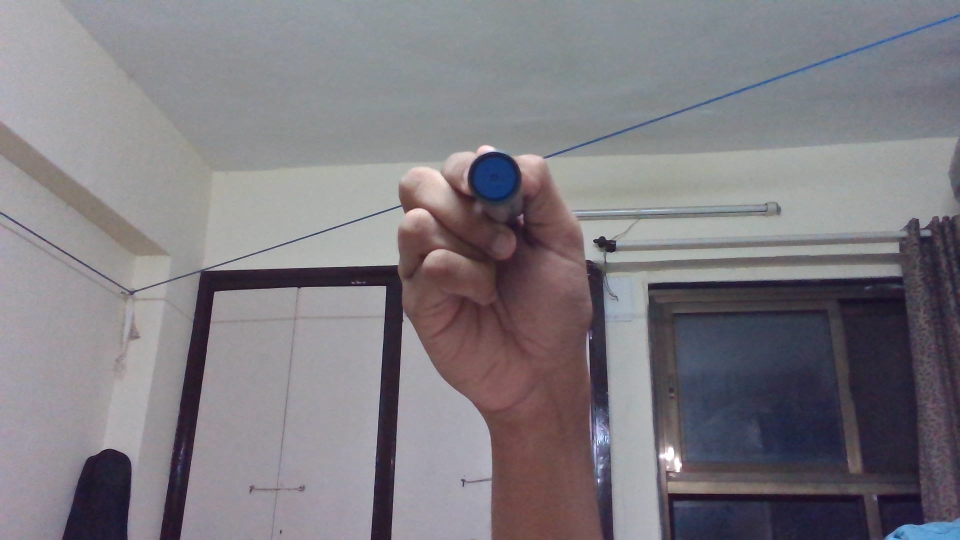
#> input picture 3_VirtualPen/Pen_Sample.jpg, 1920 x 1080 px, given in place of the camera (shown at 1/2 size)
$ python color_range_detector.py
#> lines starting #> are read from the running program, lines starting #| are printed output that depends on the picture; after the words box and inside, x2 and y2 are one past the last pixel; in counts of white or black regions, pixels touching at a corner belong together
import cv2
from collections import deque
import numpy as np
import sys


s = 0

def nothing(x):
    pass

source = cv2.VideoCapture(s)
if not source.isOpened():
    print('Cannot Open Video')
    exit()

win_name = 'Color Range TrackBars'
cv2.namedWindow(win_name, cv2.WINDOW_NORMAL)

#A required callback function required in the createTrackbar method

#We will find the color range of our pen
#For that we will create 6 trackbars that will control the lower and upper range  of Hue, Saturation, Vue
cv2.createTrackbar("Lower H", win_name, 0, 179, nothing)
#> slider 'Lower H' is set to 35
cv2.createTrackbar("Lower S", win_name, 0, 255, nothing)
#> slider 'Lower S' is set to 51
cv2.createTrackbar("Lower V", win_name, 0, 255, nothing)
#> slider 'Lower V' is set to 51
cv2.createTrackbar("Upper H", win_name, 179, 179, nothing)
cv2.createTrackbar("Upper S", win_name, 255, 255, nothing)
cv2.createTrackbar("Upper V", win_name, 255, 255, nothing)

while True:
    has_frame, frame = source.read()
#> frame is the input picture: shape (1080, 1920, 3); mean B, G, R 129.3, 123.4, 126.9
    if not has_frame:
        break

    frame = cv2.flip(frame, 1)
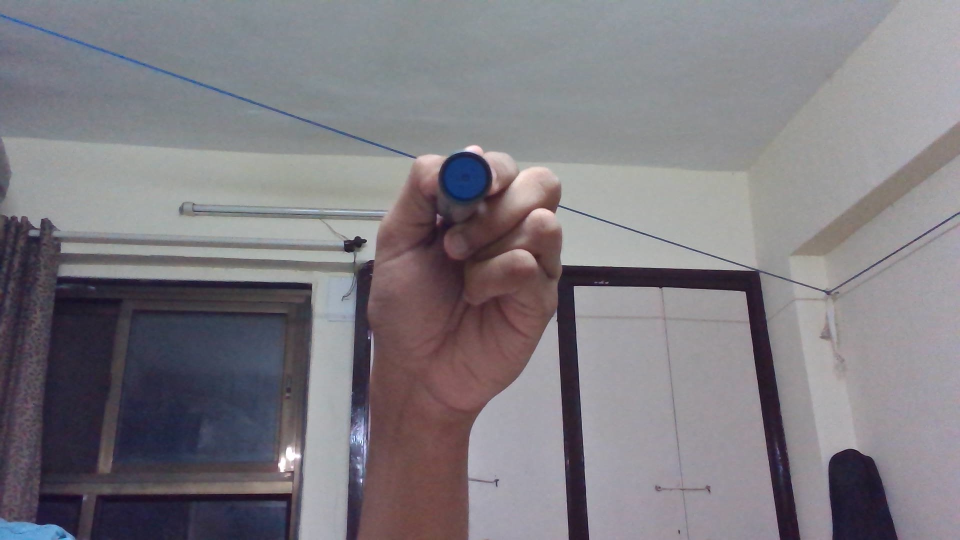
#> frame: shape (1080, 1920, 3) (shown at 1/2 size); mean B, G, R 129.3, 123.4, 126.9

    blurred = cv2.GaussianBlur(frame, (11, 11), 0)  #experiment with parameters
    #convert BGR to HSV color space
    hsv = cv2.cvtColor(blurred, cv2.COLOR_BGR2HSV)
#> hsv: shape (1080, 1920, 3); mean H, S, V 106.1, 31.5, 133.5

    l_h = cv2.getTrackbarPos("Lower H", win_name)
    l_s = cv2.getTrackbarPos("Lower S", win_name)
    l_v = cv2.getTrackbarPos("Lower V", win_name)
    u_h = cv2.getTrackbarPos("Upper H", win_name)
    u_s = cv2.getTrackbarPos("Upper S", win_name)
    u_v = cv2.getTrackbarPos("Upper V", win_name)

    pen_color_low = np.array([l_h, l_s, l_v])
    pen_color_high = np.array([u_h, u_s, u_v])

    mask = cv2.inRange(hsv, pen_color_low, pen_color_high)
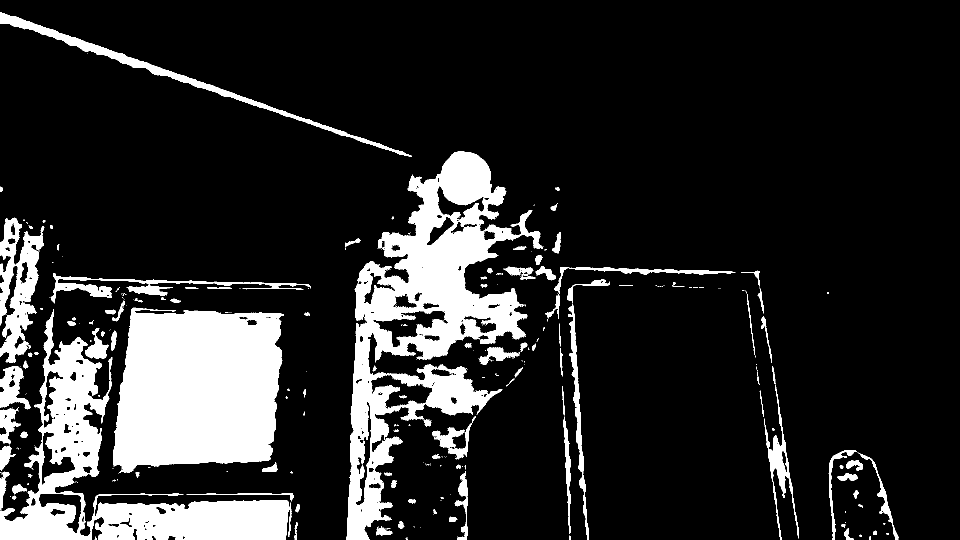
#> mask: shape (1080, 1920) (shown at 1/2 size); 15.5% white; 324 white regions (217 under 20 px), largest, box (x1, y1, x2, y2) and area: (693, 303, 1086, 1080) 99311, (226, 615, 568, 946) 93828, (0, 618, 583, 1080) 64744
    # Perform the morphological operations to get rid of the noise.
    # Erosion Eats away the white part while dilation expands it.
    mask = cv2.erode(mask,None,iterations = 2)
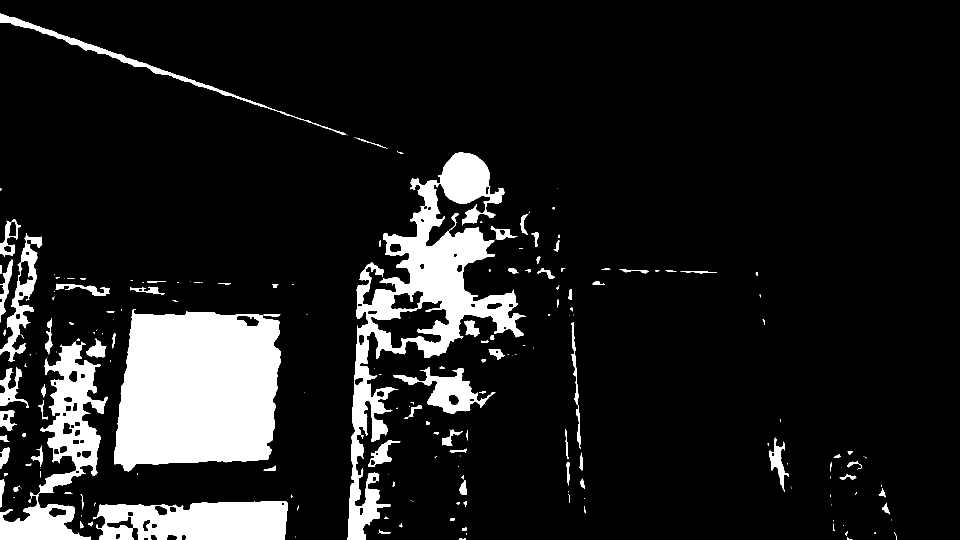
#> mask: shape (1080, 1920) (shown at 1/2 size); 11.6% white; 210 white regions (99 under 20 px), largest, box (x1, y1, x2, y2) and area: (228, 618, 562, 943) 89927, (695, 305, 1052, 1080) 63748, (186, 1002, 576, 1080) 24537
    mask = cv2.dilate(mask,None,iterations = 2)
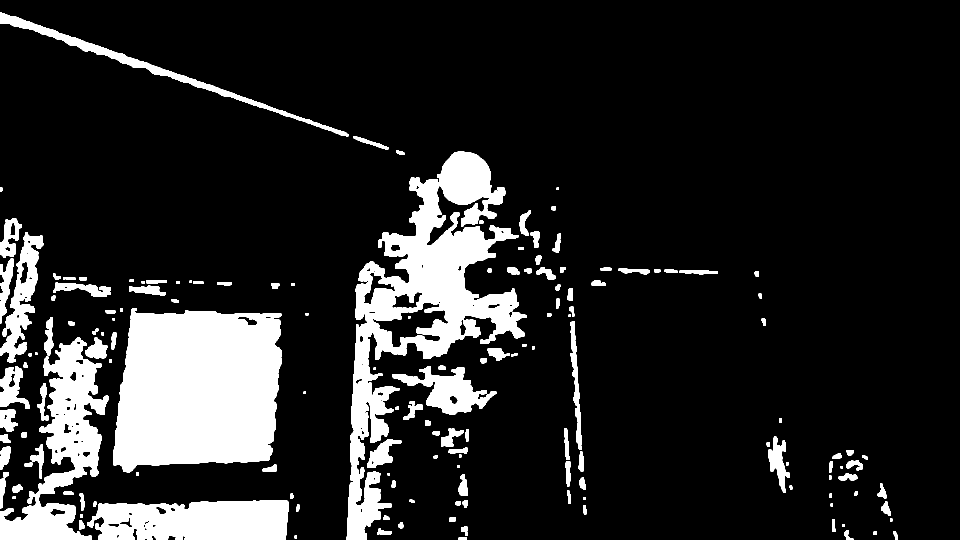
#> mask: shape (1080, 1920) (shown at 1/2 size); 14.5% white; 164 white regions, largest, box (x1, y1, x2, y2) and area: (226, 616, 564, 945) 93441, (693, 303, 1054, 1080) 82354, (0, 675, 218, 1080) 32279

    col_mask = cv2.cvtColor(mask, cv2.COLOR_GRAY2BGR)

    stacked = np.hstack((col_mask, frame))
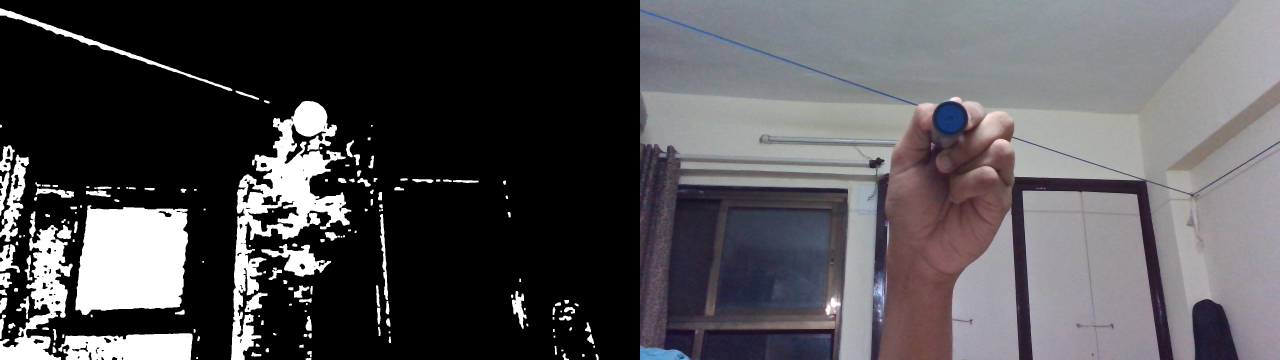
#> stacked: shape (1080, 3840, 3) (shown at 1/3 size); mean B, G, R 83.2, 80.3, 82

    cv2.imshow(win_name, cv2.resize(stacked, None, fx = 0.8, fy = 0.8))
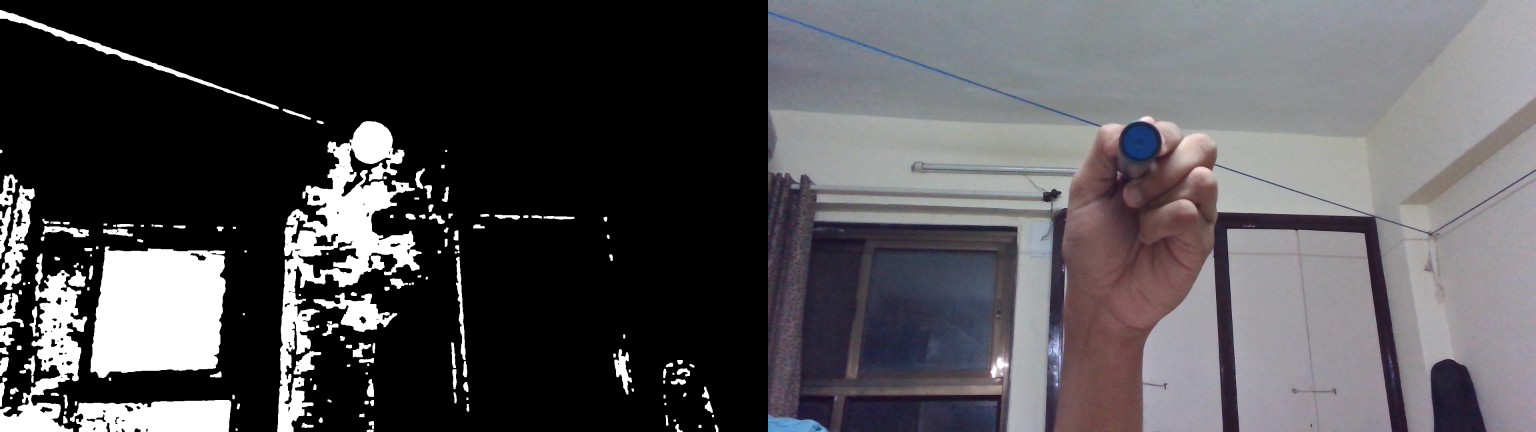
#> window 'Color Range TrackBars': shape (864, 3072, 3) (shown at 1/2 size); mean B, G, R 83.2, 80.2, 82

    key = cv2.waitKey(1) & 0xFF
#> (key Esc is pressed here)
    #break out of the loop when 'esc' key is pressed
    if key == 27:
        break
source.release()
cv2.destroyAllWindows()
